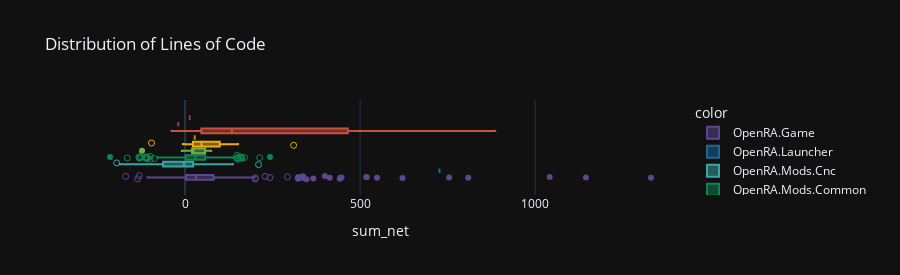

Notebook cell for this chart:
### Code cell
# Overall box plot for all code
fig = px.box(df_grouped,
             title='Distribution of Lines of Code',
             x='sum_net',
             color=df_grouped.index.get_level_values(1),
             height=275,
             template=template,
             color_discrete_sequence=theme,
             #hover_data=['project','path','filename'],
             labels={
                 'project': 'Project',
                 'lines': 'Lines of Code',
             },
             points='suspectedoutliers')
fig.update_traces(quartilemethod='linear', jitter=1)
fig.show()

### Figure 1 — Plotly figure (JSON) as saved in the notebook; plotly's stock layout.template omitted (floating-point values rounded to 4 significant figures; data arrays with more than 128 entries replaced by an {"elided": "..."} marker saying what was removed)
{"data": [{"alignmentgroup": "True", "boxpoints": "suspectedoutliers", "hovertemplate": "color=OpenRA.Game<br>sum_net=%{x}<extra></extra>", "jitter": 1, "legendgroup": "OpenRA.Game", "marker": {"color": "rgb(95, 70, 144)"}, "name": "OpenRA.Game", "notched": false, "offsetgroup": "OpenRA.Game", "orientation": "h", "quartilemethod": "linear", "showlegend": true, "type": "box", "x": {"elided": "206 float values"}, "x0": " ", "xaxis": "x", "y0": " ", "yaxis": "y"}, {"alignmentgroup": "True", "boxpoints": "suspectedoutliers", "hovertemplate": "color=OpenRA.Launcher<br>sum_net=%{x}<extra></extra>", "jitter": 1, "legendgroup": "OpenRA.Launcher", "marker": {"color": "rgb(29, 105, 150)"}, "name": "OpenRA.Launcher", "notched": false, "offsetgroup": "OpenRA.Launcher", "orientation": "h", "quartilemethod": "linear", "showlegend": true, "type": "box", "x": [726.6], "x0": " ", "xaxis": "x", "y0": " ", "yaxis": "y"}, {"alignmentgroup": "True", "boxpoints": "suspectedoutliers", "hovertemplate": "color=OpenRA.Mods.Cnc<br>sum_net=%{x}<extra></extra>", "jitter": 1, "legendgroup": "OpenRA.Mods.Cnc", "marker": {"color": "rgb(56, 166, 165)"}, "name": "OpenRA.Mods.Cnc", "notched": false, "offsetgroup": "OpenRA.Mods.Cnc", "orientation": "h", "quartilemethod": "linear", "showlegend": true, "type": "box", "x": [22.69, -12.2, -26.7, 26.47, -32.5, -3.308, -98.29, -186.7, 11.56, 6.667, -23.67, -16, -86.62, 16, 2.875, 0.3333, -0.7778, -6.667, -6.667, -14.67, 1.333, -116.8, 19.14, 210, 1.333, 2, 1.286, -98.57, 69, -101.1, -52.89, -140.1, 24.43, -62.25, -7.538, 4.933, 33.75, -40.11, 136.7, -15.5, 12.2, -74.12, -2.4, -92.4, -85.14, -85.14, -18.36, 8.833, 8.481, 55.5, -68.57, 28.48, -13.22, -79.4, 59.25, -22.31, -11.4, 27, 67.56, -23.67, 4.463, 30.07, 27.8, 32.11, 10.67, 24.98, -122.1, 26.83, 44.8, -88.86, 0, -64.08, 77.88, -63.5, -110.2, -195.2, -58.38, -113.7, -54, 76, 106], "x0": " ", "xaxis": "x", "y0": " ", "yaxis": "y"}, {"alignmentgroup": "True", "boxpoints": "suspectedoutliers", "hovertemplate": "color=OpenRA.Mods.Common<br>sum_net=%{x}<extra></extra>", "jitter": 1, "legendgroup": "OpenRA.Mods.Common", "marker": {"color": "rgb(15, 133, 84)"}, "name": "OpenRA.Mods.Common", "notched": false, "offsetgroup": "OpenRA.Mods.Common", "orientation": "h", "quartilemethod": "linear", "showlegend": true, "type": "box", "x": {"elided": "408 float values"}, "x0": " ", "xaxis": "x", "y0": " ", "yaxis": "y"}, {"alignmentgroup": "True", "boxpoints": "suspectedoutliers", "hovertemplate": "color=OpenRA.Mods.D2k<br>sum_net=%{x}<extra></extra>", "jitter": 1, "legendgroup": "OpenRA.Mods.D2k", "marker": {"color": "rgb(115, 175, 72)"}, "name": "OpenRA.Mods.D2k", "notched": false, "offsetgroup": "OpenRA.Mods.D2k", "orientation": "h", "quartilemethod": "linear", "showlegend": true, "type": "box", "x": [41.89, 74.42, -122.9, 19.45, 60.52, -9.077, 23.14, 24.17, 65.28, 47.62, 22], "x0": " ", "xaxis": "x", "y0": " ", "yaxis": "y"}, {"alignmentgroup": "True", "boxpoints": "suspectedoutliers", "hovertemplate": "color=OpenRA.Platforms.Default<br>sum_net=%{x}<extra></extra>", "jitter": 1, "legendgroup": "OpenRA.Platforms.Default", "marker": {"color": "rgb(237, 173, 8)"}, "name": "OpenRA.Platforms.Default", "notched": false, "offsetgroup": "OpenRA.Platforms.Default", "orientation": "h", "quartilemethod": "linear", "showlegend": true, "type": "box", "x": [80.23, -95.83, 120.2, 38, 310.2, 95.45, -6, 32.59, 24.71, 82.57, 12.93, 16.7, 60.36, 47.11, 150.9, 36.11, 110.1], "x0": " ", "xaxis": "x", "y0": " ", "yaxis": "y"}, {"alignmentgroup": "True", "boxpoints": "suspectedoutliers", "hovertemplate": "color=OpenRA.Server<br>sum_net=%{x}<extra></extra>", "jitter": 1, "legendgroup": "OpenRA.Server", "marker": {"color": "rgb(225, 124, 5)"}, "name": "OpenRA.Server", "notched": false, "offsetgroup": "OpenRA.Server", "orientation": "h", "quartilemethod": "linear", "showlegend": true, "type": "box", "x": [27.57], "x0": " ", "xaxis": "x", "y0": " ", "yaxis": "y"}, {"alignmentgroup": "True", "boxpoints": "suspectedoutliers", "hovertemplate": "color=OpenRA.Test<br>sum_net=%{x}<extra></extra>", "jitter": 1, "legendgroup": "OpenRA.Test", "marker": {"color": "rgb(204, 80, 62)"}, "name": "OpenRA.Test", "notched": false, "offsetgroup": "OpenRA.Test", "orientation": "h", "quartilemethod": "linear", "showlegend": true, "type": "box", "x": [116.8, 482.2, -38.86, 84.58, 447.4, 886, 877.9, 8.5, 153.7, 123, -18.71, 145.2], "x0": " ", "xaxis": "x", "y0": " ", "yaxis": "y"}, {"alignmentgroup": "True", "boxpoints": "suspectedoutliers", "hovertemplate": "color=OpenRA.Utility<br>sum_net=%{x}<extra></extra>", "jitter": 1, "legendgroup": "OpenRA.Utility", "marker": {"color": "rgb(148, 52, 110)"}, "name": "OpenRA.Utility", "notched": false, "offsetgroup": "OpenRA.Utility", "orientation": "h", "quartilemethod": "linear", "showlegend": true, "type": "box", "x": [-19.39], "x0": " ", "xaxis": "x", "y0": " ", "yaxis": "y"}, {"alignmentgroup": "True", "boxpoints": "suspectedoutliers", "hovertemplate": "color=OpenRA.WindowsLauncher<br>sum_net=%{x}<extra></extra>", "jitter": 1, "legendgroup": "OpenRA.WindowsLauncher", "marker": {"color": "rgb(111, 64, 112)"}, "name": "OpenRA.WindowsLauncher", "notched": false, "offsetgroup": "OpenRA.WindowsLauncher", "orientation": "h", "quartilemethod": "linear", "showlegend": true, "type": "box", "x": [13.33], "x0": " ", "xaxis": "x", "y0": " ", "yaxis": "y"}], "layout": {"boxmode": "group", "height": 275, "legend": {"title": {"text": "color"}, "tracegroupgap": 0}, "title": {"text": "Distribution of Lines of Code"}, "xaxis": {"anchor": "y", "domain": [0, 1], "title": {"text": "sum_net"}}, "yaxis": {"anchor": "x", "domain": [0, 1]}}}
